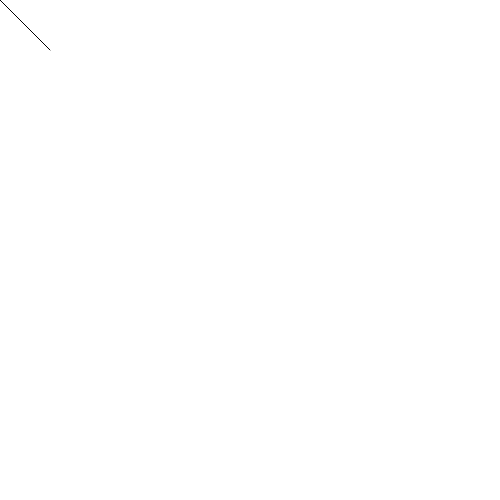
Frame 1 (no input)
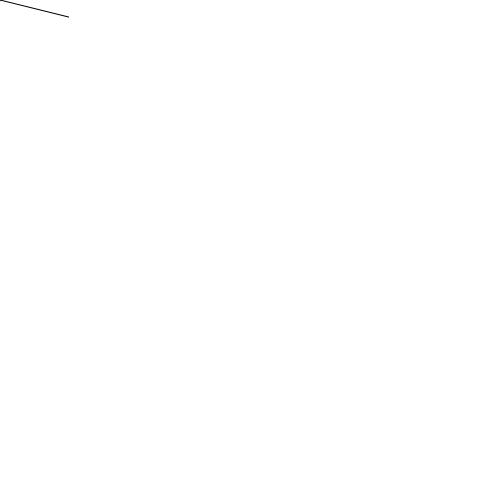
Frame 60 (no input)
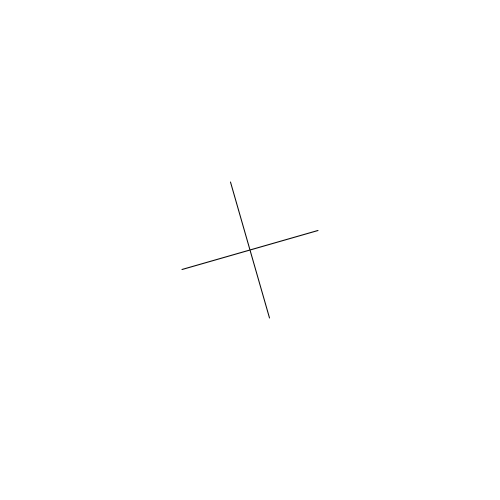
Frame 120 (the mouse pressed at the canvas centre since frame 60)

The p5.js sketch that drew these frames (run headless with seeded random() and noise() and a simulated clock; from frame 60 on, the mouse is pressed at the canvas centre):

// p5.js sketch
// ── sketch.js
// stepping away from a fixed coordinate system
var angle= 0;
function setup() {
  createCanvas(500,500);
  fill(0);
}

function draw() {
  background(255);
  push();
  translate(mouseX,mouseY);
  rotate(radians(angle));
  line(-50,-50,50,50);
  line(50,-50,-50,+50);
  pop();
  angle++;
}
